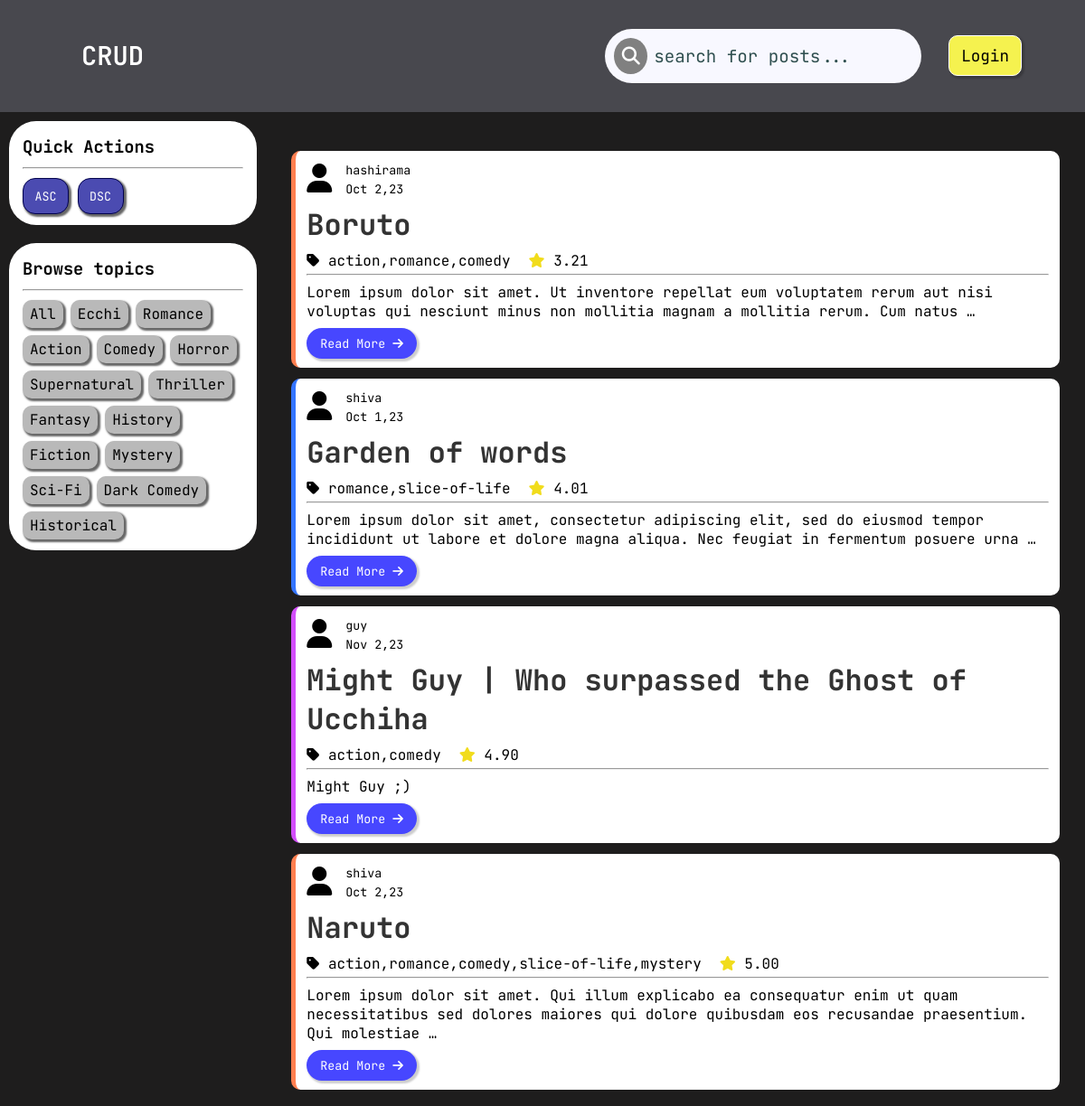
The app's page /posts/?sort=1 with its own data.
### post/models.py (models this page shows, shortened)
class post(models.Model):
    title=models.CharField(max_length=100)
    author=models.ForeignKey(User,on_delete=models.CASCADE)
    genre=models.CharField(max_length=150)
    ratings=models.DecimalField(max_digits=3,decimal_places=2)
    image=models.ImageField(upload_to='posts_images/',blank=True)
    content=models.TextField()
    date_posted=models.DateTimeField(default=timezone.now)
    date_modified=models.DateTimeField(auto_now=True)
    class Meta:
       ordering=["-date_modified","-date_posted"]

### post/views.py (the view)
# urls.py: path('posts/',views.postPage,name='post-page'),
def postPage(request):
    try:
        cache=request.GET
        sort=cache.get('sort') if cache.get('sort') != None else ''
        search=cache.get('search') if cache.get('search') != None else ''
        genre=cache.get('genre') if cache.get('genre') != None else ''
        print(search,genre)
        posts=post.objects.filter(
            Q(genre__icontains=genre) |
            Q(author__username__icontains=search) |
            Q(title__icontains=search) |
            Q(content__icontains=search)
        )
        if sort=="1": posts=posts.order_by("ratings")
        if sort=="-1": posts=posts.order_by("-ratings")
        posts_count=posts.count() if genre != '' else False
        print(posts_count)
    except:
        raise "Objects not found, check whether anything is available..."
    context={'posts':posts,'post_count':posts_count}
    return render(request,'post/index.html',context)

### post/templates/post/index.html (shortened to what this page needs)
{% load static %}
<!DOCTYPE html>
<html lang="en">
<head>
    <link rel="stylesheet" href="https://cdnjs.cloudflare.com/ajax/libs/font-awesome/6.4.2/css/all.min.css" />
    <link type="text/css" rel="stylesheet" href="{% static 'css/style.css' %}">
</head>
<body>
    <div class="container">
        {% include "post/navbar.html" %}
        {% include "post/main.html" %}
        {% include "post/sidebar.html" %}
    </div>
</body>
</html>

### post/templates/post/main.html (shortened to what this page needs)
{% load static %}
<div class="main">
    <br>
    {% for post in posts %}
    <div class="card {% cycle 'color1' 'color2' 'color3' %}">
        <div class="author-info grid">
            <div class="image">
                <i class="fa-solid fa-user fa-2xl"></i>
            </div>
            <div class="info-container">
                <div class="author"><small>{{ post.author }}</small></div>
                <div class="date-posted"><small>{{ post.date_posted | date:"M j,y" }}</small></div>
            </div>
        </div>
        <h1 class="title">{{ post.title }}</h1>
        <div class="post-details flex">
            <div class="genre"><i class="fa-solid fa-tag"></i> {{ post.genre }}</div>
            <div class="rating"><i class="fa-solid fa-star"></i> {{post.ratings}}</div>
        </div>
        <hr>
        <p class="content">{{ post.content|truncatewords:25 }}</p>
        <button class="read-more" type="submit"><a href="{% url 'detailed-post' post.id %}">Read More <i class="fa-solid fa-arrow-right"></i></a></button>
    </div>
    {% endfor %}
</div>

### static/css/style.css (style rules this page uses)
:root { --text-color1:#333; --text-color2:#fff; }
* { padding:0px; margin:0px; box-sizing: border-box; list-style: none; text-decoration: none; font-family: 'JetBrains Mono', monospace; }
.flex { display:flex; flex-wrap: wrap; flex-direction: row; }
.container { height:100vh; display: grid; grid-template-columns: 1.3fr repeat(4, 1fr); grid-template-rows: .45fr repeat(4, 1fr); grid-column-gap: 0px; position:fixed; grid-row-gap: 0px; background-color: #1e1d1d; }
::placeholder { color:darkslategray; }
.main { grid-area: 2 / 2 / 6 / 6; padding:10px; overflow-y: auto; }
.main .card { background-color: white; padding: 10px 12px; margin: 12px 18px; border-radius: 10px; }
.color1 { border-left: 5px solid coral; }
.color2 { border-left: 5px solid rgb(51, 116, 255) }
.color3 { border-left: 5px solid rgb(210, 78, 250); }
.card .title { color: var(--text-color1); }
.author-info { display: flex; flex-direction: row; gap: 15px; align-items: center; justify-content: flex-start; }
.author-info i { color: #000; }
.card h1 { margin: 8px 0; font-weight: bolder; color:#000; }
.card .post-details { margin:4px 0; }
.post-details { gap:20px; }
.post-details .rating i { color: rgb(241, 220, 28); }
hr { margin: 2px 0 4px 0; }
.card p { margin: 8px 0; }
.card .read-more { padding: 8px 15px; background-color: rgb(71, 71, 255); border-radius: 20px; box-shadow: 2px 2px 2px 1px rgba(0, 0, 0, 0.2); border: 0; outline: none; }
.read-more a { color: var(--text-color2); }

### records on screen
post: author "hashirama", date_posted "Oct 2,23", title "Boruto", genre "action,romance,comedy", ratings "3.21", content "Lorem ipsum dolor sit amet. Ut inventore repellat eum voluptatem rerum aut nisi voluptas qui nesciunt minus non mollitia magnam a mollitia rerum. Cum natus …"
post: author "shiva", date_posted "Oct 1,23", title "Garden of words", genre "romance,slice-of-life", ratings "4.01", content "Lorem ipsum dolor sit amet, consectetur adipiscing elit, sed do eiusmod tempor incididunt ut labore et dolore magna aliqua. Nec feugiat in fermentum posuere urna …"
post: author "guy", date_posted "Nov 2,23", title "Might Guy | Who surpassed the Ghost of Ucchiha", genre "action,comedy", ratings "4.90", content "Might Guy ;)"
post: author "shiva", date_posted "Oct 2,23", title "Naruto", genre "action,romance,comedy,slice-of-life,mystery", ratings "5.00", content "Lorem ipsum dolor sit amet. Qui illum explicabo ea consequatur enim ut quam necessitatibus sed dolores maiores qui dolore quibusdam eos recusandae praesentium. Qui molestiae …"
